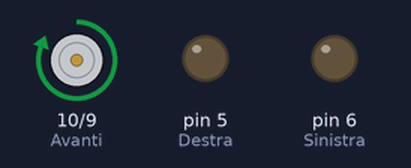
This sketch was run on a simulated Arduino Uno, built with avr-gcc and run on an emulated ATmega328P. Shown: motor-driver pin pairs drawn as motors (green arrow = first pin HIGH = forward, orange = second pin HIGH = backward, longer = more drive), output pins drawn as LEDs (lit = HIGH).

Above: at 0.5 s.
At 3.5 s:
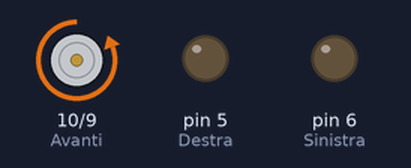
At 6.5 s:
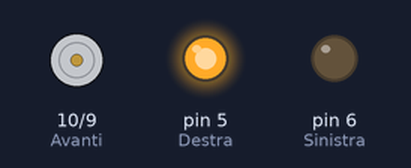
At 9.5 s:
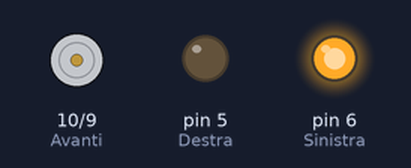
At 15.0 s:
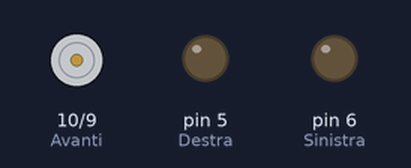
Timing chart, 0 to 16.9 s (numbered marks = the images above):
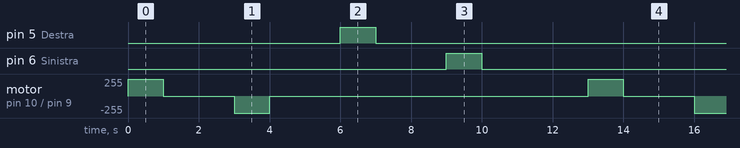

The sketch:

Test_ruote.ino
```cpp
  //***************************************************************************
  //Programma test per il robot Poor versione 2
  //Setto le porte di uscita per le funzioni:
  //Integrato trovato sulla macchinetta SM6135W oppure RX2-C
  //Avanti    PIN 10  ---- Integrato 11
  //Indieto   PIN 9   ---- Integrato 10
  //Destra    PIN 5   ---- Integrato 6
  //Sinistra  PIN 6   ---- Integrato 7
  //
  //Realizzato da: Daniele loddo alias Ivotek
  //Data: 22/08/2015
  //Web: www.mignololab.org     www.ivotek.it
  //Email: info@mignololab.org      ivotek@gmail.com
  //***************************************************************************

  //Dichiaro le variabili per utilizzare i nomi al posto dei numeri
  //Spreco memoria ma il codice risulta leggibile al principiante
  int Destra = 5;
  int Sinistra = 6;
  int Avanti = 10;
  int Indietro = 9;

void setup() {

  //Setto i PIN come out per pilotare i motori del robot.
  pinMode(Avanti,OUTPUT);        //Setto la porta Avanti come uscita
  pinMode(Indietro,OUTPUT);      //Setto la porta Indietro come uscita
  pinMode(Destra,OUTPUT);        //Setto la porta Destra come uscita
  pinMode(Sinistra,OUTPUT);      //Setto la porta Sinistra come uscita


}

void loop() {
  //Porto le porte a livelo logico uno per mandare avanti il motorino
  digitalWrite(Avanti, HIGH);   // Il robot va avanti
  digitalWrite(Indietro, LOW);
  //Attendo un secondo
  delay(1000);
  //Porto le porte a livello logico zero per fermare il motorino
  digitalWrite(Avanti, LOW);    //Il robot si ferma
  digitalWrite(Indietro, LOW);
  //Attendo due secondo
  delay(2000);


  //Porto le porte a livello logico uno per mandare indietro il motorino
  digitalWrite(Indietro, HIGH);  //Il robot va indietro
  digitalWrite(Avanti, LOW);
  //Attendo un secondo
  delay(1000);
  //Porto le porte a livello logico zero per fermare il motorino
  digitalWrite(Indietro, LOW);    //Il robot si ferma
  digitalWrite(Avanti, LOW);
  //Attendo 2 secondi
  delay(2000);


//Porto le porte a livelo logico uno per mandare avanti il motorino dello sterzo
  digitalWrite(Destra, HIGH);   // Il robot posiziona le ruote a destra
  digitalWrite(Sinistra, LOW);
  //Attendo un secondo
  delay(1000);
  //Porto le porte a livello logico zero per fermare il motorino
  digitalWrite(Destra, LOW);    //Il robot posiziona le ruote dritte
  digitalWrite(Sinistra, LOW);
  //Attendo due secondo
  delay(2000);


  //Porto le porte a livello logico uno per mandare indietro il motorino dello sterzo
  digitalWrite(Sinistra, HIGH);  //Il robot posiziona le ruote a sinistra
  digitalWrite(Destra, LOW);
  //Attendo un secondo
  delay(1000);
  //Porto le porte a livello logico zero per fermare il motorino
  digitalWrite(Sinistra, LOW);    //Il robot posiziona le ruote dritte
  digitalWrite(Destra, LOW);
  //Attendo 2 secondi


  //Attendi 3 secondi prima di ripetere il ciclo
  delay(3000);

}
```

Measured:
- by itself, pin 5 (Destra), pin 6 (Sinistra): alternates HIGH for 1.0 s and LOW for 12.0 s
- by itself, motor on pin 10 (Avanti) / pin 9 (Indietro): repeats every 13.0 s: stopped 2.0 s, backward 255/255 1.0 s, stopped 9.0 s, forward 255/255 1.0 s
